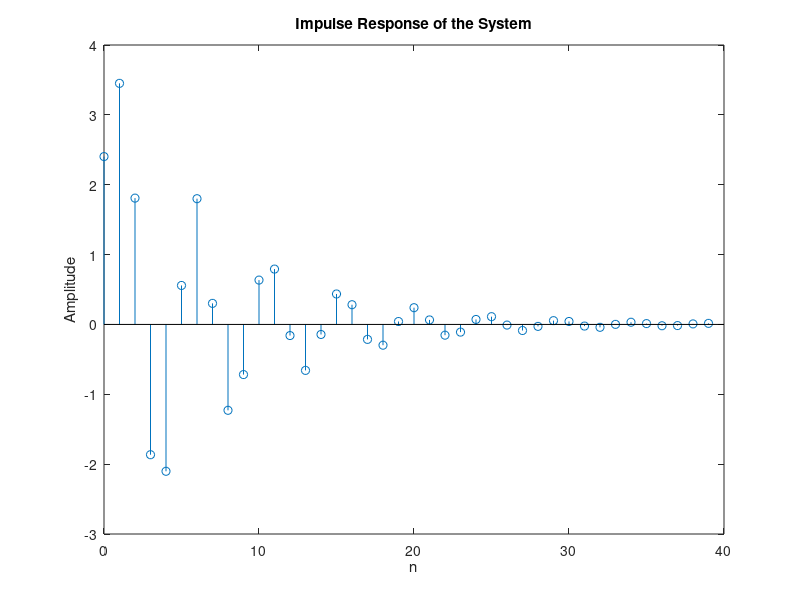

MATLAB code for this plot:
clc;
clear all;

N = 40;
num = [2.403, 2.49, 2.23];
den = [1, -0.4, 0.75];

% Compute the impulse response using impz
y = impz(num, den, N);

% Plot the impulse response using stem
stem(0:N-1, y);
xlabel('n');
ylabel('Amplitude');
title('Impulse Response of the System');

